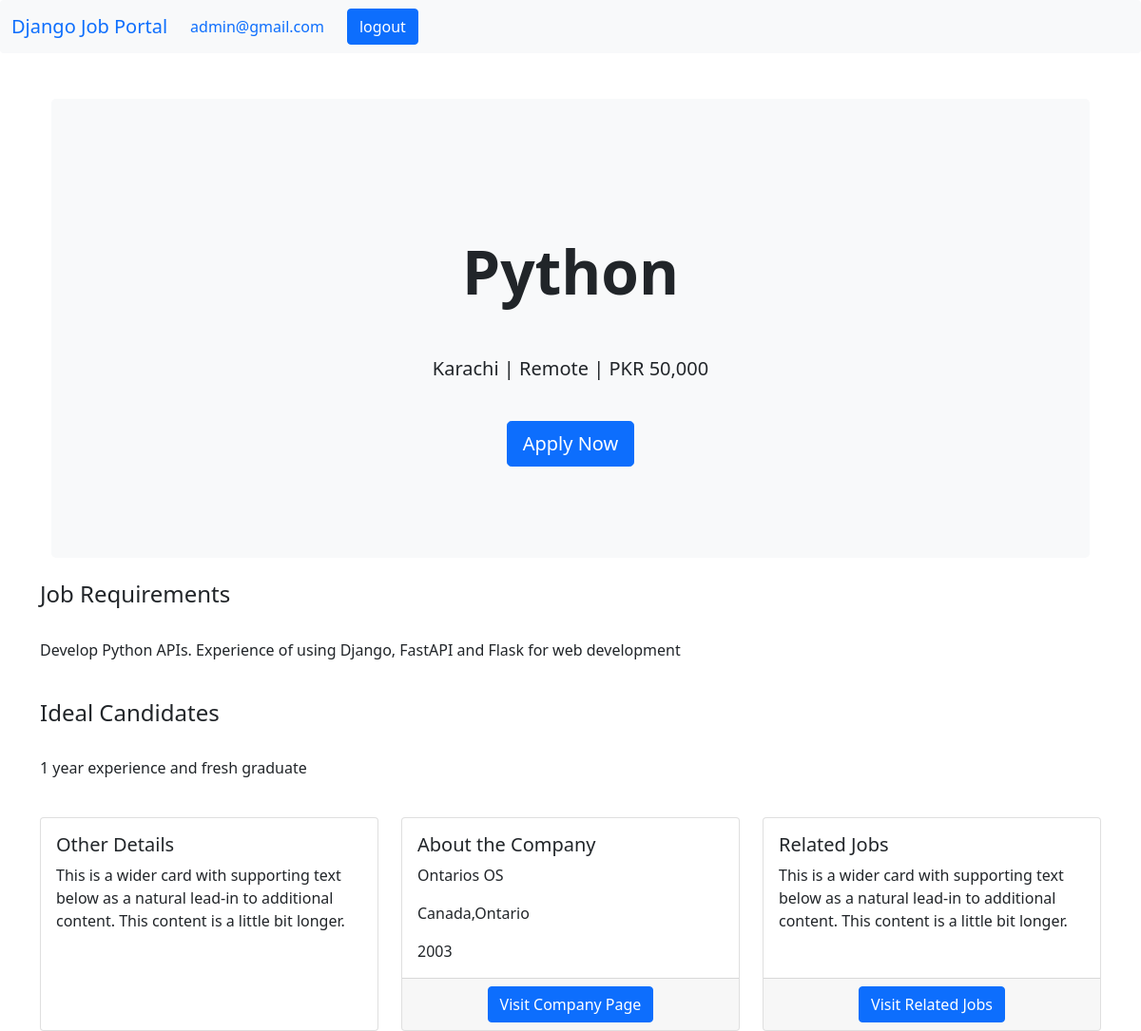
Screenshot of /job-details/2 (signed in) with the database file from the repository.
### users/models.py (models this page shows)
class User(AbstractUser):
    email = models.EmailField(unique=True)
    is_recruiter=models.BooleanField(default=False)
    is_applicant=models.BooleanField(default=False)
    has_resume=models.BooleanField(default=False)
    has_company=models.BooleanField(default=False)

### job/models.py (models this page shows, shortened)
class Job(models.Model):
    job_type_choices=(
        ('Remote','Remote'),
        ('Onsite','Onsite'),
        ('Hybrid','Hybrid')
    )
    user=models.ForeignKey(User,on_delete=models.CASCADE)
    company=models.ForeignKey(Company,on_delete=models.CASCADE)
    title = models.CharField(max_length=100)
    city=models.CharField(max_length=100)
    salary=models.PositiveIntegerField(default=35000)
    requirements=models.TextField()
    ideal_candidates=models.TextField()
    is_available=models.BooleanField(default=True)
    timestamp=models.DateTimeField(auto_now_add=True)
    industry=models.ForeignKey(Industry,on_delete=models.DO_NOTHING,null=True,blank=True)
    state=models.ForeignKey(State,on_delete=models.DO_NOTHING,null=True,blank=True)
    job_type=models.CharField(max_length=20,choices=job_type_choices,null=True,blank=True)

### company/models.py (models this page shows, shortened)
class Company(models.Model):
    user=models.OneToOneField(User,on_delete=models.CASCADE)
    name=models.CharField(max_length=100,null=True,blank=True)
    est_date=models.CharField(max_length=100,null=True,blank=True)
    city=models.CharField(max_length=100,null=True,blank=True)
    state=models.CharField(max_length=100,null=True,blank=True)

### website/views.py (the view)
# urls.py: path('job-details/<int:pk>',views.job_details,name='job-details'),
def job_details(request,pk):
    if request.user.is_authenticated:
        if ApplyJob.objects.filter(user=request.user,job=pk).exists():
            has_applied=True
        else:
            has_applied=False
        job=Job.objects.get(pk=pk)
        context={'job':job,'has_applied':has_applied}
        return render(request,'website/job_details.html',context)
    else:
        messages.info(request,"Please login to view job details")
        return redirect('login')

### templates/website/job_details.html
{% extends "base.html" %}
{% load humanize %}
{% block content %}
<section class="container mt-5">
    <div class="p-5 mb-4 bg-light rounded-3">
        <div class="container-fluid py-5">
            <h2 class="my-5 display-3 fw-bold ls-dark text-center">
                {{job.title}}
            </h2>
            <p class="text-center fs-5 mt-3">
                {{job.city}} | {{job.job_type}} | PKR {{job.salary|intcomma}}
            </p>
            {% if has_applied %}
            <p class="text-center"><span class="text-danger ">You have already applied for this job!</span></p>
            {% else %}
            <div class="text-center">
            <br><a class="btn btn-primary btn-lg text-center" href="{% url 'apply-to-job' job.pk %}">Apply Now</a>
            </div>
            {% endif %}
        </div>
    </div>
</section>
<div>
    <section>
    <h4>Job Requirements</h4></br>
    <p> {{job.requirements}} </p>
    </section>
</div><br>
<div>
    <section>
    <h4>Ideal Candidates</h4><br>
    <p> {{job.ideal_candidates}} </p>
    </section>
</div><br>
<div class="row row-cols-1 row-cols-md-3 g-4">
    <div class="col">
        <div class="card h-100">
            <div class="card-body">
                <h5 class="card-title">Other Details</h5>
                <p class="card-text"> This is a wider card with supporting text below as a natural lead-in to additional content. This content is a little bit longer.</p>
            </div>
        </div>
    </div>
    <div class="col">
        <div class="card h-100">
            <div class="card-body">
                <h5 class="card-title">About the Company</h5>
                <p class="card-text"> {{job.company.name}}</p>
                <p class="card-text"> {{job.company.state}},{{job.company.city}}</p>
                <p class="card-text"> {{job.company.est_date}}</p>
            </div>
            <div class="card-footer text-center">
                <a class="btn btn-primary btn-small" href="{% url 'company-details' job.pk %}">Visit Company Page</a>
            </div>
        </div>
    </div>
    <div class="col">
        <div class="card h-100">
            <div class="card-body">
                <h5 class="card-title">Related Jobs</h5>
                <p class="card-text"> This is a wider card with supporting text below as a natural lead-in to additional content. This content is a little bit longer.</p>
        </div>
        <div class="card-footer text-center">
            <a class="btn btn-primary btn-small" href="{% url 'job-listing' %}">Visit Related Jobs</a>
        </div>
        </div>
    </div>
</div>
{% endblock content %}

### templates/base.html (shortened to what this page needs)
<!doctype <!DOCTYPE html>
{% load widget_tweaks %}
<html lang="en">
    <head>
        <link href="https://cdn.jsdelivr.net/npm/bootstrap@5.0.2/dist/css/bootstrap.min.css" rel="stylesheet"
 crossorgin="anonymous">
    </head>
    <body>
            <nav class="navbar navbar-expand-lg bg-body-tertiary bg-light rounded" aria-label="Eleventh navbar example">
              <div class="container-fluid">
                <a class="navbar-brand" href="{% url 'home' %}">Django Job Portal</a>
                <div class="collapse navbar-collapse" id="navbarsExample09">
                  {% if request.user.is_authenticated %}
                    <ul class="navbar-nav">
                    <li class="nav-item">
                        <a class="nav-link" href="{% url 'dashboard' %}" >{{request.user.email}}</a>
                    </li>
                    </ul>
                    <div class="text-end">
                        <a type="button" class="btn btn-primary" href={% url 'logout' %}>logout</a>
                    </div>
                    </div>
                    {% endif %}
                </div>
            </nav>
        <div class="container mt-5">
            {% block content %}
            {% endblock content %}
        </div>
    </body>
</html>

### rows the page displays
User: user.email "admin@gmail.com"
Job: title "Python", city "Karachi", job_type "Remote", salary "50,000", requirements "Develop Python APIs. Experience of using Django, FastAPI and Flask for web development", ideal_candidates "1 year experience and fresh graduate", company.name "Ontarios OS", company.state "Canada", company.city "Ontario", company.est_date "2003"
